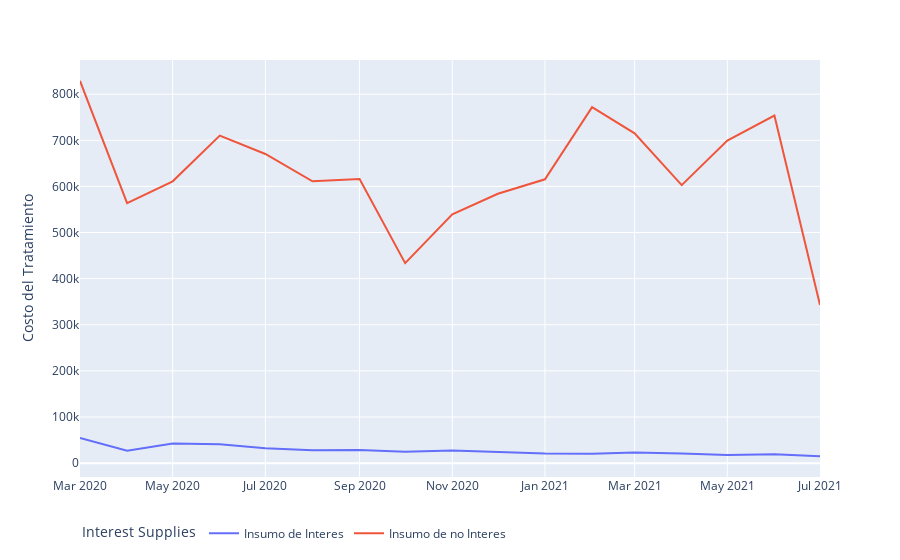

The cell this chart's notebook holds for it:
### Code cell
fig = px.line(gDF, x='Ingress Month', y='Treatment Cost', color='Interest Supplies')
fig.update_layout(legend=dict(orientation='h'), xaxis_title='', yaxis_title='Costo del Tratamiento')
fig.show()

### Figure 1 — Plotly figure (JSON) as saved in the notebook; plotly's stock layout.template omitted (floating-point values rounded to 4 significant figures)
{"data": [{"hovertemplate": "Interest Supplies=Insumo de Interes<br>Ingress Month=%{x}<br>Treatment Cost=%{y}<extra></extra>", "legendgroup": "Insumo de Interes", "line": {"color": "#636efa", "dash": "solid"}, "marker": {"symbol": "circle"}, "mode": "lines", "name": "Insumo de Interes", "orientation": "v", "showlegend": true, "type": "scatter", "x": ["2020-03-01T00:00:00", "2020-04-01T00:00:00", "2020-05-01T00:00:00", "2020-06-01T00:00:00", "2020-07-01T00:00:00", "2020-08-01T00:00:00", "2020-09-01T00:00:00", "2020-10-01T00:00:00", "2020-11-01T00:00:00", "2020-12-01T00:00:00", "2021-01-01T00:00:00", "2021-02-01T00:00:00", "2021-03-01T00:00:00", "2021-04-01T00:00:00", "2021-05-01T00:00:00", "2021-06-01T00:00:00", "2021-07-01T00:00:00"], "xaxis": "x", "y": [54719, 27000.0, 42710.0, 40960.0, 32090.0, 27820.0, 28630.0, 24500.0, 27520.0, 24020.0, 20810.0, 20440.0, 22920.0, 20890.0, 17810.0, 19060.0, 15130.0], "yaxis": "y"}, {"hovertemplate": "Interest Supplies=Insumo de no Interes<br>Ingress Month=%{x}<br>Treatment Cost=%{y}<extra></extra>", "legendgroup": "Insumo de no Interes", "line": {"color": "#EF553B", "dash": "solid"}, "marker": {"symbol": "circle"}, "mode": "lines", "name": "Insumo de no Interes", "orientation": "v", "showlegend": true, "type": "scatter", "x": ["2020-03-01T00:00:00", "2020-04-01T00:00:00", "2020-05-01T00:00:00", "2020-06-01T00:00:00", "2020-07-01T00:00:00", "2020-08-01T00:00:00", "2020-09-01T00:00:00", "2020-10-01T00:00:00", "2020-11-01T00:00:00", "2020-12-01T00:00:00", "2021-01-01T00:00:00", "2021-02-01T00:00:00", "2021-03-01T00:00:00", "2021-04-01T00:00:00", "2021-05-01T00:00:00", "2021-06-01T00:00:00", "2021-07-01T00:00:00"], "xaxis": "x", "y": [828900.0, 564000.0, 611000.0, 710200.0, 670300.0, 611000.0, 616000.0, 433600.0, 539300.0, 584100.0, 615400.0, 771800.0, 715000.0, 602800.0, 699500.0, 753700.0, 342900.0], "yaxis": "y"}], "layout": {"legend": {"orientation": "h", "title": {"text": "Interest Supplies"}, "tracegroupgap": 0}, "margin": {"t": 60}, "xaxis": {"anchor": "y", "domain": [0, 1], "title": {"text": ""}}, "yaxis": {"anchor": "x", "domain": [0, 1], "title": {"text": "Costo del Tratamiento"}}}}
